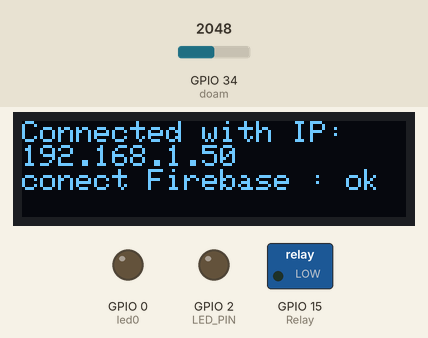
Bench run of a program on a simulated ESP32. Parts: 128×32 one-colour display, switched loads named in the program (green lamp = pin HIGH), output pins drawn as LEDs (lit = HIGH). The inputs (shaded band) are chosen by the test bench; at power-on: GPIO 34 (doam) = 2048. WiFi joins after 1.5 s; servers stay silent unless stated; what the program prints to the serial monitor is not drawn.

Above: at 3.7 s.
At 5.2 s:
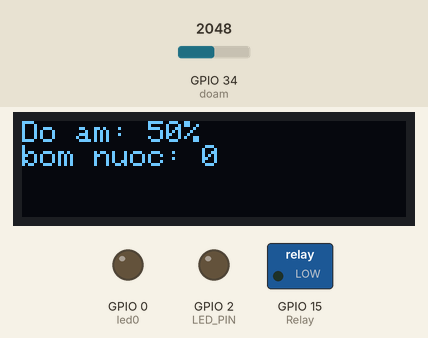
5.3 s: GPIO 34 (doam) set to 3810
At 7.7 s:
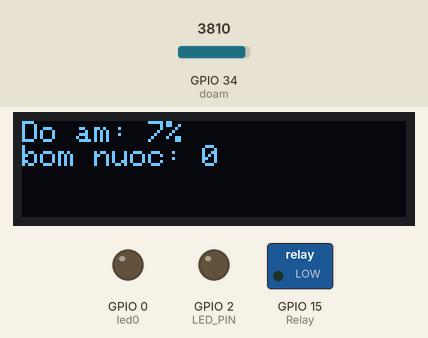
8.1 s: GPIO 34 (doam) set to 3927
At 9.2 s:
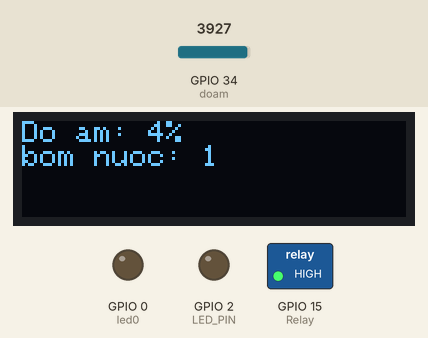
10.1 s: GPIO 34 (doam) set to 4095
At 12.0 s:
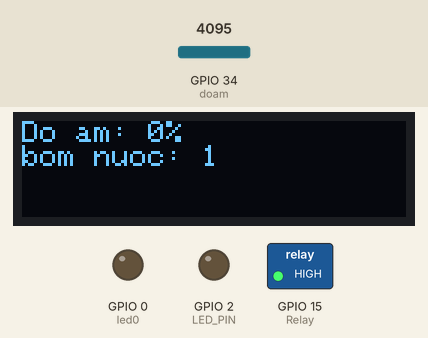
Timing chart, 0 to 13.5 s (numbered marks = the images above; inputs shaded):
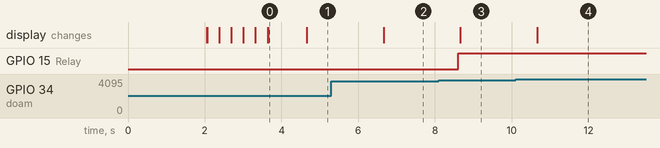

Measured:
- the behaviour switches between 3856 and 3857 on GPIO 34 (doam) (found by bisection; images 2 and 3)
- after the input at 5.3 s, the display: changes after 1.4 s (image 2)
- after the input at 8.1 s, GPIO 15 (Relay): LOW → HIGH after 0.51 s; the display: changes after 0.56 s (image 3)
- after the input at 10.1 s, the display: changes after 0.56 s (image 4)
- what the display in image 0 shows lasts 1.1 s, from 3.6 s to 4.7 s

The program:

main.cpp
```cpp
#include <Arduino.h>
#include <SPI.h>
#include <Wire.h>
#include <Adafruit_GFX.h>
#include <Adafruit_SSD1306.h>

#define SCREEN_WIDTH 128 // OLED display width, in pixels
#define SCREEN_HEIGHT 32 // OLED display height, in pixels

#define OLED_RESET     -1 // Reset pin # (or -1 if sharing Arduino reset pin)
#define SCREEN_ADDRESS 0x3C ///< See datasheet for Address; 0x3D for 128x64, 0x3C for 128x32
Adafruit_SSD1306 display(SCREEN_WIDTH, SCREEN_HEIGHT, &Wire, OLED_RESET);

#include <WiFi.h>
#include <FirebaseESP32.h>
#include <Ticker.h>
Ticker timer;
#include <addons/TokenHelper.h>
#include <addons/RTDBHelper.h>

#define WIFI_SSID "Tại Sao Lá Cây Màu Xanh??"
#define WIFI_PASSWORD "chlorophyll"

#define USER_EMAIL "lethanhtrung05042002@gmail.com"
#define USER_PASSWORD "666999"

#define API_KEY "AIzaSyDJWcEsdUX8kbqYE2CF8X30Md9FhJH0C2A"
#define DATABASE_URL "https://test-zkz-default-rtdb.europe-west1.firebasedatabase.app/"

FirebaseData fbdo;
FirebaseAuth auth;
FirebaseConfig config;
String uid;
const int doam = 34;  // Chân analog kết nối với biến trở
const int LED_PIN = 2;

#define led0 0
#define buton0 5
int Relay = 15;

int lightThreshold;
int value = 0 ;
unsigned long sendDataPrevMillis = 0;
int count = 0;
bool signupOK = false;
bool relay = false;
int lightValue;
int percent = 0 ;
void handleInterrupt() {
  display.clearDisplay();
  display.setTextSize(1);
  display.setTextColor(WHITE);
  display.setCursor(0, 0);
  display.print("Do am: ");
  display.print(percent);
  display.println("%");
  display.print("bom nuoc: ");
  display.println(relay);
  display.display();
}
void setup() {
  Serial.begin(115200);

  if(!display.begin(SSD1306_SWITCHCAPVCC, SCREEN_ADDRESS)) {
    Serial.println(F("SSD1306 allocation failed"));
    for(;;); // Don't proceed, loop forever
  }
  display.clearDisplay();
  display.setTextSize(1);
  display.setTextColor(WHITE);
  display.setCursor(0, 10);
  display.println("Hello, world!");
  display.display();
  delay(2000); // Pause for 2 seconds
  display.clearDisplay();
  WiFi.begin(WIFI_SSID, WIFI_PASSWORD);
  display.setCursor(0, 0);
  Serial.print("Connecting to Wi-Fi");
  display.print("Connecting to Wi-Fi");
  display.display();
  while (WiFi.status() != WL_CONNECTED) {
    Serial.print(".");
    display.print(".");
    display.display();
    delay(300);
  }
  display.clearDisplay();
  display.setCursor(0, 0);
  Serial.println();
  Serial.print("Connected with IP: ");
  display.println("Connected with IP: ");
  display.println(WiFi.localIP());
  Serial.println(WiFi.localIP());
  display.display();
  Serial.println();

  config.api_key = API_KEY;
  config.database_url = DATABASE_URL;
  auth.user.email = USER_EMAIL;
  auth.user.password = USER_PASSWORD;

  // Assign the callback function for the long running token generation task
  config.token_status_callback = tokenStatusCallback;
  //see addons/TokenHelper.h // Assign the maximum retry of token generation
  config.max_token_generation_retry = 5;
  // Initialize the library with the Firebase authen and config
  Firebase.begin(&config, &auth);
  // Assign the callback function for the long running token generation task
config.token_status_callback = tokenStatusCallback;
//see addons/TokenHelper.h // Assign the maximum retry of token generation
config.max_token_generation_retry = 5;
// Initialize the library with the Firebase authen and config
Firebase.begin(&config, &auth);

  if (Firebase.signUp(&config, &auth, "", "")) {
    Serial.println("conect Firebase : ok");
    display.println("conect Firebase : ok");
    display.display();
    signupOK = true;
  } else {
    Serial.printf("Firebase connection failed");
  }
  timer.attach(1, handleInterrupt);
  pinMode(buton0, INPUT_PULLUP);
  pinMode(LED_PIN, OUTPUT);
  pinMode(doam, INPUT);  // Khai báo chân cảm biến độ ẩm là INPUT
  pinMode(led0, OUTPUT);
  pinMode(Relay, OUTPUT);
  digitalWrite(Relay, HIGH);


}

void loop() {
  value = analogRead(doam);     // Ta sẽ đọc giá trị hiệu điện thế của cảm biến
  percent = map(value, 0, 4060, 100, 0);
  if(percent <= 5){
    digitalWrite(Relay, HIGH);
    relay = true;
  }else{
    digitalWrite(Relay, LOW);
    relay = false;
  }
  if (Firebase.ready() && signupOK && (millis() - sendDataPrevMillis > 250|| sendDataPrevMillis == 0))
  {
     sendDataPrevMillis = millis();

  if (Firebase.setInt(fbdo, "/DoAn/doam",percent)) {
  } else {
    Serial.println("Failed to write doam");
    Serial.println(fbdo.errorReason());
  }
  if (Firebase.setBool(fbdo, "/DoAn/relay",relay)) {
  } else {
    Serial.println("Failed to write relay");
    Serial.println(fbdo.errorReason());
  }
  delay(250);
}}
```
